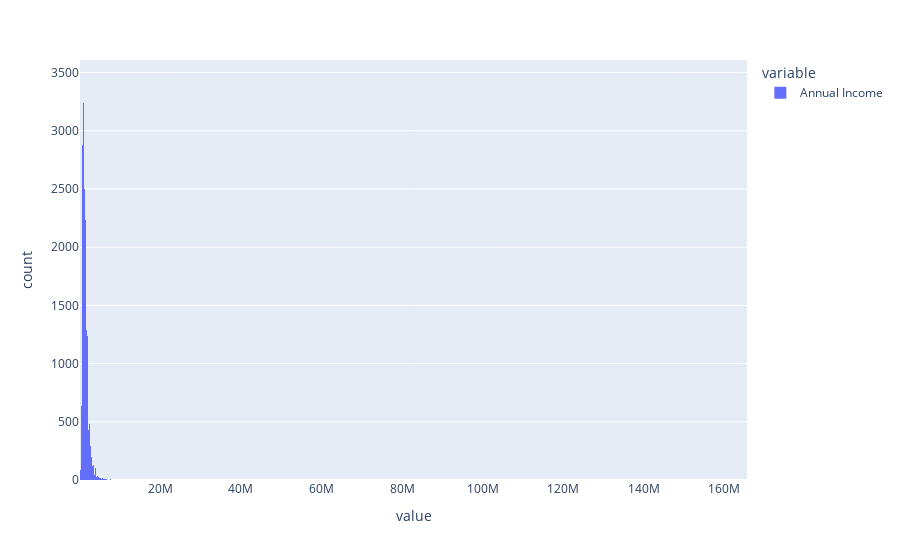

Write notebook code for a chart like this one.
### Code cell
exp.histogram(df['Annual Income'])

### Figure 1 — Plotly figure (JSON) as saved in the notebook; plotly's stock layout.template omitted (floating-point values rounded to 4 significant figures; data arrays with more than 128 entries replaced by an {"elided": "..."} marker saying what was removed)
{"data": [{"alignmentgroup": "True", "bingroup": "x", "hovertemplate": "variable=Annual Income<br>value=%{x}<br>count=%{y}<extra></extra>", "legendgroup": "Annual Income", "marker": {"color": "#636efa", "pattern": {"shape": ""}}, "name": "Annual Income", "offsetgroup": "Annual Income", "orientation": "v", "showlegend": true, "type": "histogram", "x": {"elided": "78883 int values"}, "xaxis": "x", "yaxis": "y"}], "layout": {"barmode": "relative", "legend": {"title": {"text": "variable"}, "tracegroupgap": 0}, "margin": {"t": 60}, "xaxis": {"anchor": "y", "domain": [0, 1], "title": {"text": "value"}}, "yaxis": {"anchor": "x", "domain": [0, 1], "title": {"text": "count"}}}}
